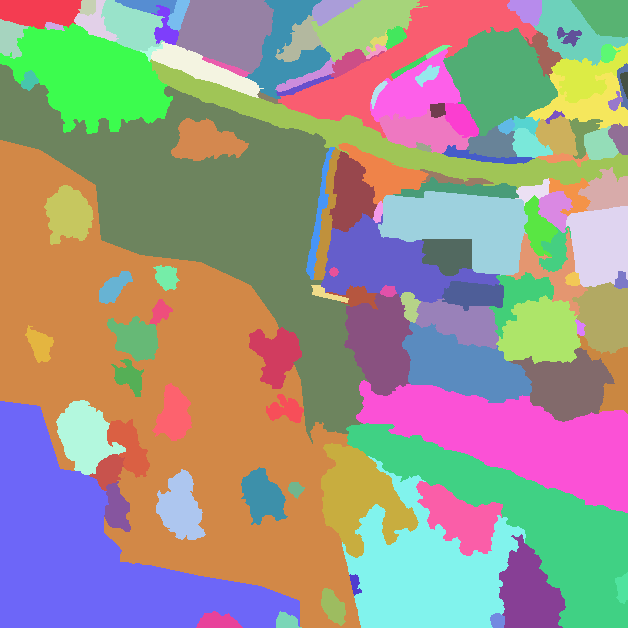
#> input picture daten/landseg/T0/fassung-c/abgabe/r0c0/labels.tif, 628 x 628 px, found by its file name
$ python g_nah.py
#> lines starting #> are read from the running program, lines starting #| are printed output that depends on the picture; after the words box and inside, x2 and y2 are one past the last pixel; in counts of white or black regions, pixels touching at a corner belong together
"""Eigene Nahansichten des aktuellen Kartenstands (Gegenprobe v1, Neufassung)."""
import json
import sys

import numpy as np
from PIL import Image, ImageDraw, ImageFont

BASIS = "C:/Users/Phil/Developement/Victor/daten/landseg/H0"
KARTE = BASIS + "/c-feste-liste/gegenprobe/r0c0/labels.tif"
BILD = BASIS + "/teilkacheln/r0c0.png"
ZIEL = BASIS + "/c-feste-liste/urteil-gegenprobe/r0c0/v1/"


def lade():
    try:
        import tifffile
        lab = tifffile.imread(KARTE)
#> lab is the input picture: shape (628, 628) uint32; 128 distinct labels, from 1 to 128
    except ImportError:
        lab = np.array(Image.open(KARTE))
    img = np.array(Image.open(BILD).convert("RGB"))
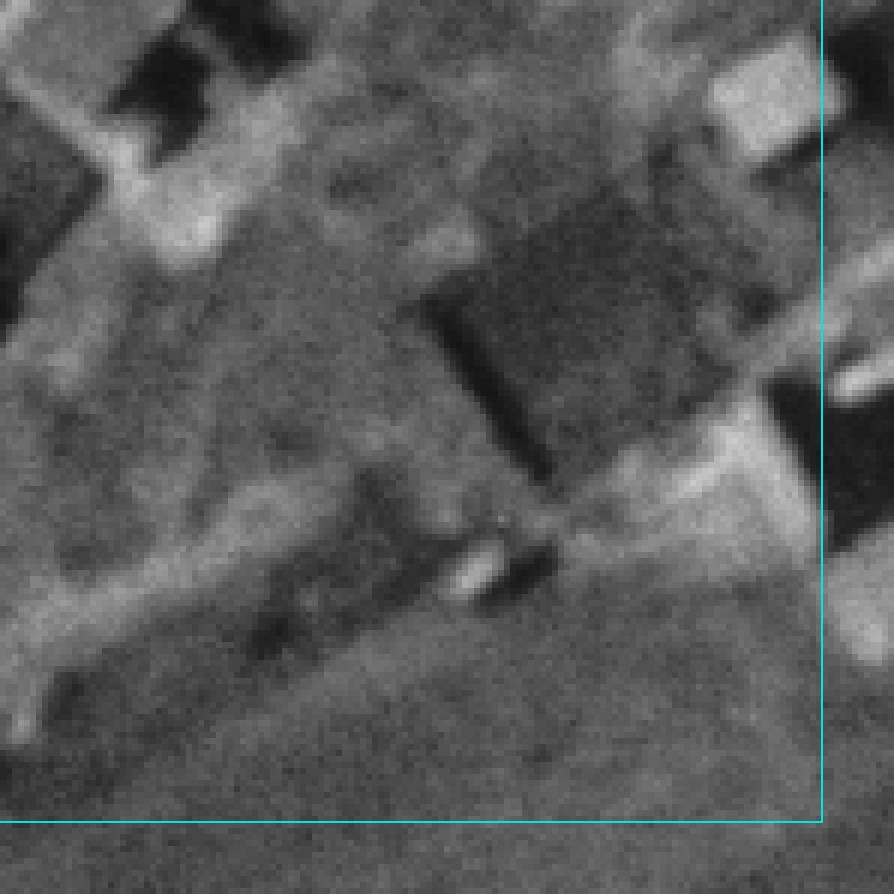
#> input picture daten/landseg/H0/c-feste-liste/urteil-gegenprobe/r0c0/v1/nah_4_roh.jpg, 894 x 894 px, given in place of r0c0.png, which was not available
#> img is the input picture: shape (894, 894, 3); mean R, G, B 88.4, 89.3, 89.3
    return lab.astype(np.int64), img


def font(gr):
    for f in ("C:/Windows/Fonts/arialbd.ttf", "C:/Windows/Fonts/arial.ttf"):
        try:
            return ImageFont.truetype(f, gr)
        except OSError:
            pass
    return ImageFont.load_default()


def render(x0, y0, w, h, f, name, eigene, kontrast=False, nummern=True):
    lab, img = lade()
#> lab: shape (628, 628) int64; 128 distinct labels, from 1 to 128
    sub = img[y0:y0 + h, x0:x0 + w].astype(float)
    if kontrast:
        lo, hi = np.percentile(sub, 2), np.percentile(sub, 98)
        sub = np.clip((sub - lo) / max(hi - lo, 1) * 255, 0, 255)
    sub = sub.astype(np.uint8)
    L = lab[y0:y0 + h, x0:x0 + w]
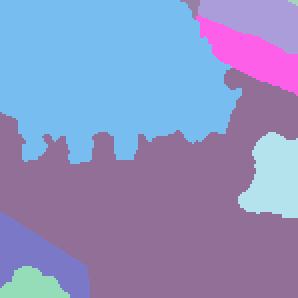
#> L: shape (149, 149) int64 (shown 2 times larger); 9 distinct labels, from 10 to 103; one colour per label, 0 black
    big = np.kron(sub, np.ones((f, f, 1), dtype=np.uint8))
    if nummern:
        Lb = np.kron(L, np.ones((f, f), dtype=np.int64))
#> Lb: shape (894, 894) int64; 9 distinct labels, from 10 to 103
        rand = np.zeros(Lb.shape, bool)
        rand[:-1, :] |= Lb[:-1, :] != Lb[1:, :]
#> rand: shape (894, 894) bool; 0.31% white in thin lines or dots
        rand[:, :-1] |= Lb[:, :-1] != Lb[:, 1:]
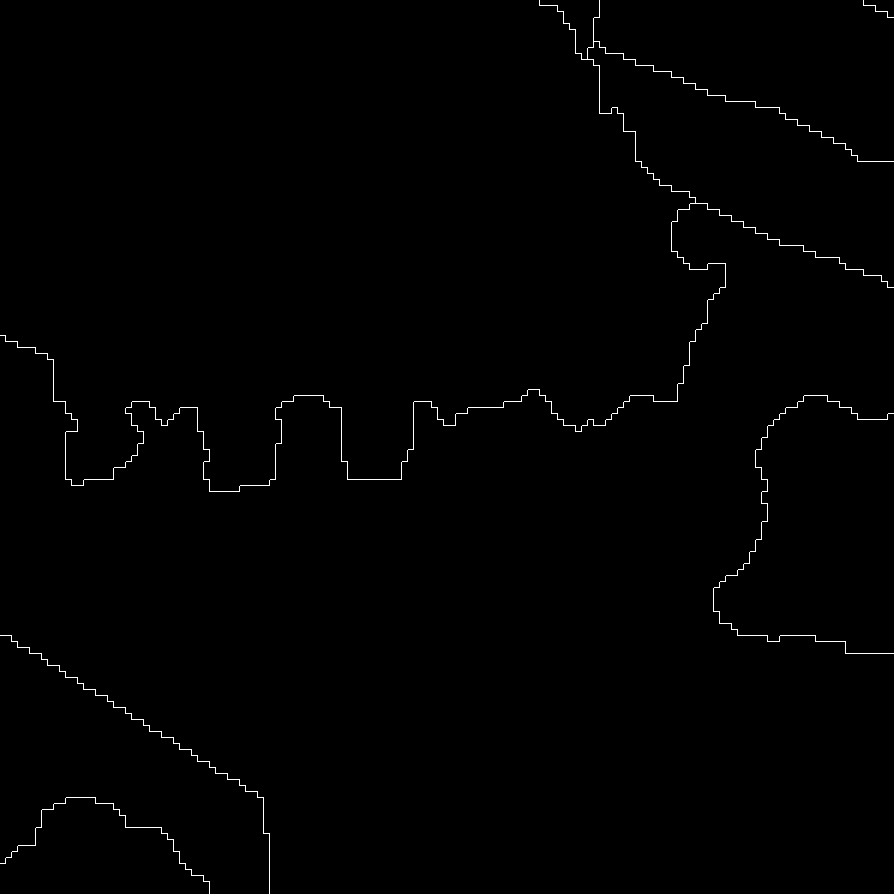
#> rand: shape (894, 894) bool; 0.57% white in thin lines or dots
        big[rand] = (255, 230, 0)
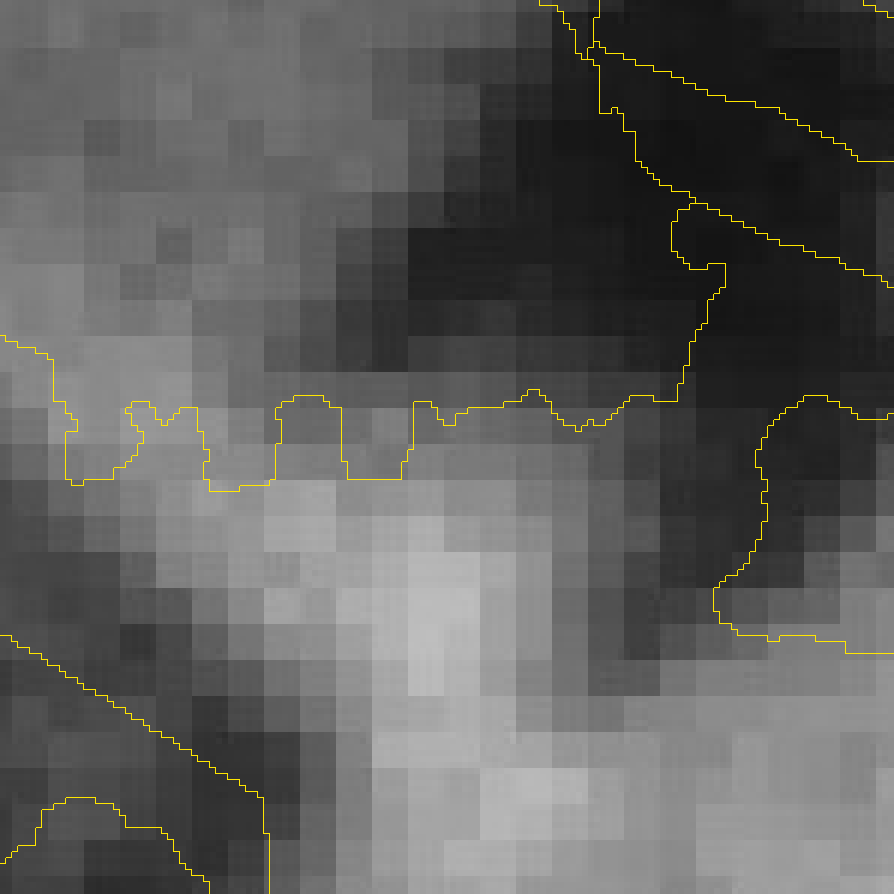
#> big: shape (894, 894, 3); mean R, G, B 94.3, 94.1, 92.8
    im = Image.fromarray(big)
    d = ImageDraw.Draw(im)
    # Viertel v1: x 64-313, y 64-313
    vx0, vy0 = (64 - x0) * f, (64 - y0) * f
    vx1, vy1 = (314 - x0) * f, (314 - y0) * f
    d.rectangle([vx0, vy0, vx1, vy1], outline=(0, 230, 230), width=2)
    if nummern:
        fo = font(max(12, f * 2 + 2))
        for i in np.unique(L):
            m = L == i
            ys, xs = np.nonzero(m)
            # Punkt nahe Schwerpunkt, aber im Segment
            cy, cx = ys.mean(), xs.mean()
            k = np.argmin((ys - cy) ** 2 + (xs - cx) ** 2)
            px, py = xs[k] * f, ys[k] * f
            t = str(i % 100000)
            col = (255, 255, 255) if i in eigene else (170, 170, 170)
            d.text((px, py), t, fill=col, font=fo, anchor="mm", stroke_width=2, stroke_fill=(0, 0, 0))
#> this loop made 9 passes
#> (i, cy, cx, k, px, py, t) on passes 2 to 9: (18, 36.65, 53.96, 3861, 324, 222, '18'), (19, 2.93, 96.02, 25, 576, 18, '19'), (20, 9.33, 128.2, 459, 768, 54, '20'), (48, 88.45, 136.4, 435, 816, 528, '48'), (49, 27.19, 125.4, 439, 750, 162, '49'), (69, 142.3, 15.65, 162, 96, 852, '69'), (70, 102.8, 81.16, 5057, 486, 618, '70'), (103, 128.8, 19.27, 459, 114, 774, '103')
#> (i, ys, xs, cy, cx, k, px, py) on pass 1: (10, [0, 0, 0, 0, 0, 1, 1, 1, 2], [144, 145, 146, 147, 148, 146, 147, 148, 148], 0.556, 146.6, 6, 882, 6)
#> m: shape (149, 149) bool; 4.3% white; 1 white region, box (x1, y1, x2, y2) and area: (0, 106, 45, 149) 944
    im.save(ZIEL + name, quality=90)
    print(name, im.size)
#| nah_1.jpg (894, 894)


if __name__ == "__main__":
    eigene = set(json.loads(sys.argv[1])) if len(sys.argv) > 1 else set()
    f = 6
    teile = [(52, 52), (177, 52), (52, 177), (177, 177)]
    for n, (x, y) in enumerate(teile, 1):
        render(x, y, 149, 149, f, f"nah_{n}.jpg", eigene)
        render(x, y, 149, 149, f, f"nah_{n}_roh.jpg", eigene, nummern=False)
#> call 2 of render, with x0 = 52, y0 = 52, w = 149, h = 149, f = 6, name = 'nah_1_roh.jpg', kontrast = False, nummern = False
#> in render (call 2), `im.save(ZIEL + name, quality=90)`:
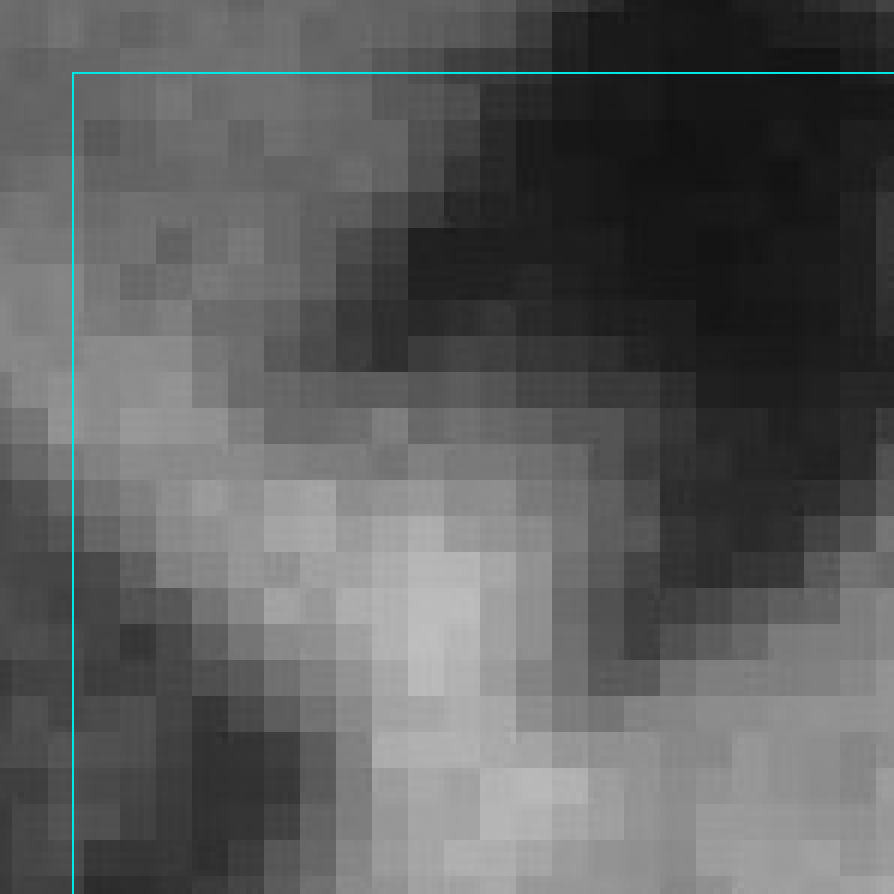
#> saved as nah_1_roh.jpg: PIL image 894x894 RGB; mean R, G, B 92.9, 93.8, 93.8
#| nah_1_roh.jpg (894, 894)
    render(52, 52, 274, 274, 3, "kontrast_1.jpg", eigene, kontrast=True)
#> in render (call 9), `sub = img[y0:y0 + h, x0:x0 + w].astype(float)`:
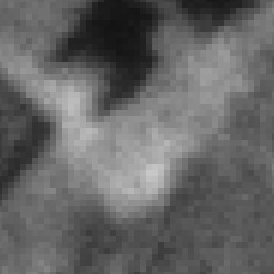
#> sub: shape (274, 274, 3) float64; min 18, max 201, mean 101.3
#> in render (call 9), `lo, hi = np.percentile(sub, 2), np.percentile(sub, 98)`: lo = 24; hi = 174
#> in render (call 9), `sub = np.clip((sub - lo) / max(hi - lo, 1) * 255, 0, 255)`:
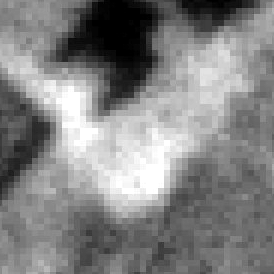
#> sub: shape (274, 274, 3) float64; min 0, max 255, mean 131.2
#> the loop in render (call 9), `for i in np.unique(L):` made 24 passes
#> (i, cy, cx, k, px, py, t) on passes 1 to 12: (10, 6.82, 184.6, 444, 555, 21, '10'), (18, 36.65, 53.96, 3861, 162, 111, '18'), (19, 2.93, 96.02, 25, 288, 9, '19'), (20, 18.76, 154.1, 968, 462, 57, '20'), (21, 14.76, 175, 126, 525, 45, '21'), (22, 17.79, 232.1, 991, 696, 54, '22'), (23, 3.95, 236, 102, 708, 12, '23'), (24, 27.5, 249.4, 192, 747, 81, '24'), (28, 48.65, 255.8, 558, 768, 147, '28'), (37, 45.79, 215.6, 61, 648, 138, '37'), (38, 34.62, 249.3, 139, 747, 105, '38'), (48, 89.07, 153.6, 978, 462, 267, '48')
#| kontrast_1.jpg (822, 822)
